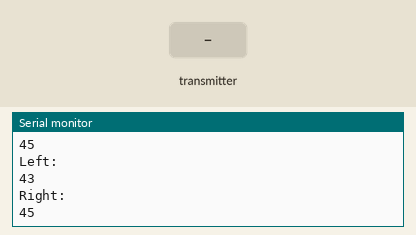
Bench run of a sketch on a simulated Arduino Uno, built with avr-gcc and run on an emulated ATmega328P. On the bench: the last lines printed to the serial monitor. The inputs (shaded band) are chosen by the test bench. No radio packets arrive unless stated.

Above: at 1.2 s.
1.3 s: the transmitter starts sending rthrottle = 0
4.3 s: the transmitter starts sending lthrottle = 0
7.3 s: the transmitter starts sending lthrottle = 128
At 7.8 s:
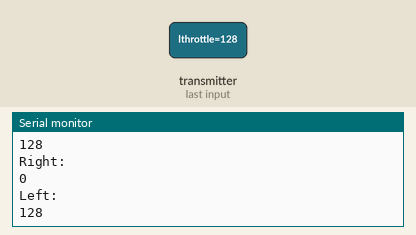
10.3 s: the transmitter starts sending lthrottle = 64
13.3 s: the transmitter starts sending rthrottle = 255
At 14.3 s:
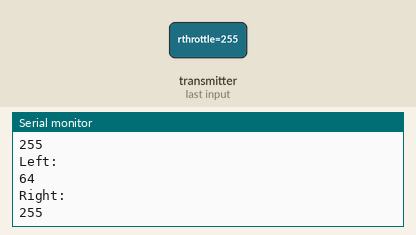
Timing chart, 0 to 15.8 s (numbered marks = the images above; inputs shaded):
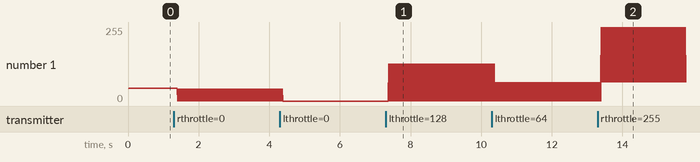

The sketch:

receiver.ino
```cpp
#include <SPI.h>
#include <nRF24L01.h>
#include <RF24.h>

RF24 radio(7,8);
struct Signal{
  byte lthrottle;
  byte rthrottle;
};
int left;
int right;
boolean state = 0;
Signal data;
void ResetData()
{
  data.lthrottle = 43;
  data.rthrottle = 45;

}
unsigned long lastRecvTime = 0;

const uint64_t pipeIn = 0xE9E8F0F0E1LL;

void setup() {
  // put your setup code here, to run once:
  Serial.begin(9600);
  ResetData();
  radio.begin();
  radio.openReadingPipe(1,pipeIn);
  radio.startListening();


//  pinMode(2,OUTPUT);/
//  digitalWrite(2,LOW);/

}


void recvData()
{
  while (radio.available()) {
//    radio.read(&state,sizeof(state));/
//    radio.read(&left, sizeof(left));/
    radio.read(&data,sizeof(Signal));
    lastRecvTime = millis();
  }
}


void loop() {
//  if(radio.available()){/
  recvData();

//    radio.read(&state,sizeof(state)/);
//    radio.read(&left,sizeof(left/));

  // put your main code here, to run repeatedly:
  unsigned long now = millis();
//  if ( now - lastRecvTime > 10/00 ) {
//    ResetData();/
//  }/
  left = data.lthrottle;
  right = data.rthrottle;
  Serial.println("Left: ");
//  Serial.println(state);/
  Serial.println(left);
  Serial.println("Right: ");
  Serial.println(right);

/*
  if(state==HIGH){
    digitalWrite(2,HIGH);
  }
  else{
    digitalWrite(2,LOW);
  }
  */
//  delay(50);/
}
```

Measured:
- after the input at 7.3 s, the serial monitor: prints a new line after 0.08 s (image 1)
- after the input at 13.3 s, the serial monitor: prints a new line after 0.10 s (image 2)
- plotted number 1: 0 → 128 after the input at 7.3 s, 128 → 64 after the input at 10.3 s
